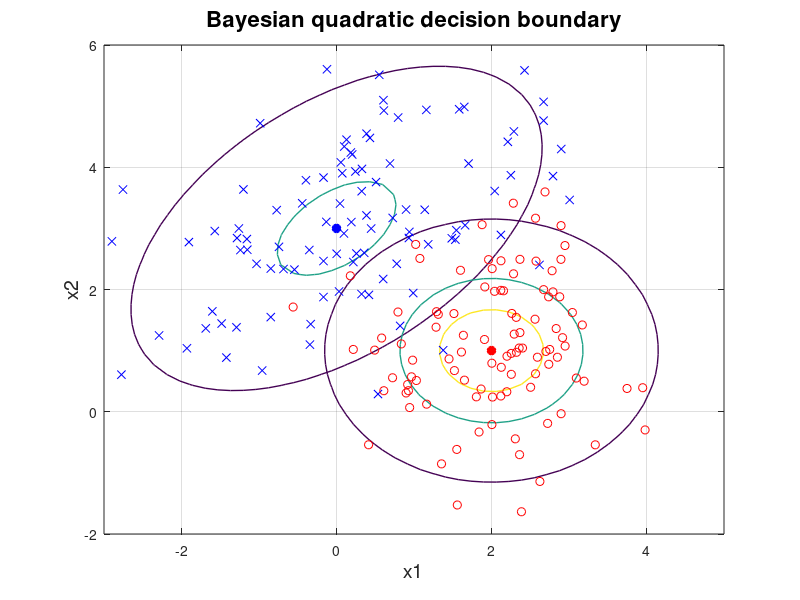

Reproduce this figure in MATLAB. (Note: this script raises an error after producing the figure.)
% =========================================================================
% Distributions' feature
N=100;
m1 = [0; 3];
m2 = [2; 1];
%m2 = m2 + [5; 0];
C1 = [2 1; 1 2]; 
C2 = [1 0; 0 1]; 
%X1 = mvnrnd(m1, C1, N); X2 = mvnrnd(m2, C2, N);
load('distributions.mat');


%Limits
x1Lim = [-3.0 5.0];
x2Lim = [-2.0 6.0];


%Probability contour plot
numGrid = 50;
xRange = linspace(x1Lim(1), x1Lim(2), numGrid);
yRange = linspace(x2Lim(1), x2Lim(2), numGrid);
P1 = zeros(numGrid, numGrid);
P2 = zeros(numGrid, numGrid);
for j=1:numGrid
    for i=1:numGrid;
        x = [xRange(j) yRange(i)]';
        P1(i,j) = mvnpdf(x', m1', C1);
        P2(i,j) = mvnpdf(x', m2', C2);
    end
end
Pmax = max(max([P1 P2]));
figure(1), clf,
contour(xRange, yRange, P1, [0.1*Pmax 0.5*Pmax 0.8*Pmax], 'LineWidth', 1);
hold on;
contour(xRange, yRange, P2, [0.1*Pmax 0.5*Pmax 0.8*Pmax], 'LineWidth', 1);
% Plot centres
plot(m1(1), m1(2), 'b*', 'LineWidth', 4);
plot(m2(1), m2(2), 'r*', 'LineWidth', 4);
% Plot distributions
plot(X1(:,1),X1(:,2),'bx', X2(:,1),X2(:,2),'ro'); grid on;
title('Bayesian quadratic decision boundary', 'FontSize', 16);
xlabel('x1', 'FontSize', 14)
ylabel('x2', 'FontSize', 14);
%return;


% Plot quadratic classification boundary
% gi(x) = x^t W_i x + w^t_i x + w_i0,   
C1_inv = inv(C1);
C2_inv = inv(C2);
W1=(-1/2)*C1_inv;
W2=(-1/2)*C2_inv;
w1=C1_inv*m1;
w2=C2_inv*m2;
omega01=(-1/2)*m1'*C1_inv*m1 - (1/2)*log(det(C1)) + log(0.5);
omega02=(-1/2)*m2'*C2_inv*m2 - (1/2)*log(det(C2)) + log(0.5);

%Solve
x = sym('x',[2 1]); %x = sym(x,'real');
assume(x,'real');

g1= x'*W1*x + w1'*x + omega01;
g2= x'*W2*x + w2'*x + omega02;

%Plot solution
[equation, ~, conds] = solve(g1 == g2, x(2,1), 'ReturnConditions', true);
xi=linspace(-0.6373,6,numGrid);
yi=zeros(2,numGrid);
for i=1:numGrid
    x1 = xi(i);
    yi(:,i) = subs(equation);
end
%figure(2), clf
plot(xi,yi(1,:),'r', 'LineWidth', 4); 
plot(xi,yi(2,:),'r', 'LineWidth', 4);
xlim(x1Lim);
ylim(x2Lim);




% Classify data
X = [X1; X2];
y = [ones(N,1); -1*ones(N,1)];
bayes = bayes_classifier(X, W1, W2, w1, w2, omega01, omega02 );

y2 = y./2+0.5;
bayes2 = bayes./2+0.5;
figure(2); 
gca = plotconfusion(y2', bayes2');
set(gca,'Position',[76 110 234 242]);


E1=0;E2=0;LIMIT=0;

for i=1:2*N
    % Distribution 1
    if i<=N && bayes(i) < LIMIT 
        E1 = E1 + 1;
    end
    % Distribution 2
    if i>N && bayes(i) > LIMIT
        E2 = E2 + 1;
    end
end
display(E1); display(E2);


%save('distributions.mat','N', 'C1', 'C2',  'm1', 'm2', 'X1','X2');  % function form